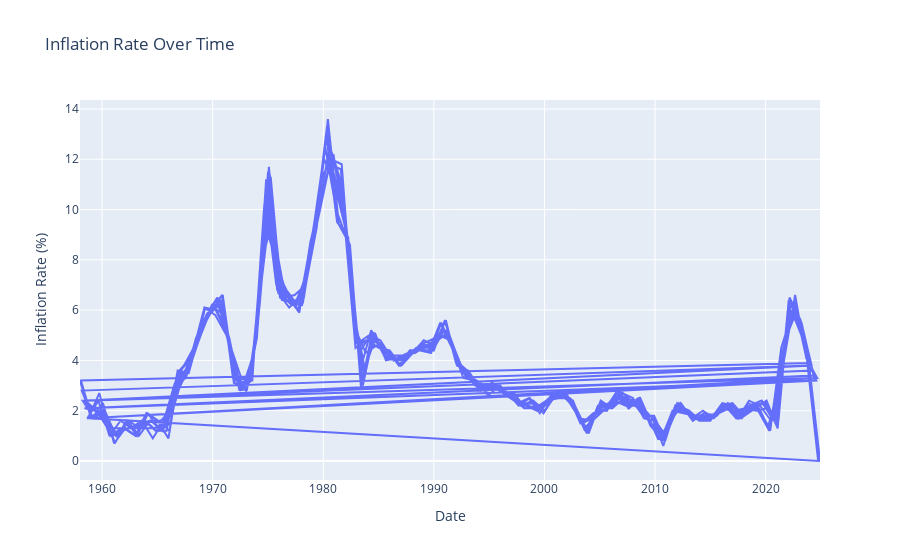

Notebook code cell kept with this figure:
### Code cell
# Initial visual. What in the world is going on. See next cell..
fig = px.line(
    dfInflationNormalized, 
    x='Date', 
    y='Inflation', 
    title='Inflation Rate Over Time', 
    labels={'Inflation': 'Inflation Rate (%)'}, 
    template='plotly'
)

# Display the plot
fig.show()

### Figure 1 — Plotly figure (JSON) as saved in the notebook; plotly's stock layout.template omitted (floating-point values rounded to 4 significant figures; data arrays with more than 128 entries replaced by an {"elided": "..."} marker saying what was removed)
{"data": [{"hovertemplate": "Date=%{x}<br>Inflation Rate (%)=%{y}<extra></extra>", "legendgroup": "", "line": {"color": "#636efa", "dash": "solid"}, "marker": {"symbol": "circle"}, "mode": "lines", "name": "", "orientation": "v", "showlegend": false, "type": "scatter", "x": {"elided": "804 str values"}, "xaxis": "x", "y": {"elided": "804 float values"}, "yaxis": "y"}], "layout": {"autosize": true, "legend": {"tracegroupgap": 0}, "title": {"text": "Inflation Rate Over Time"}, "xaxis": {"anchor": "y", "autorange": true, "domain": [0, 1], "range": ["1958-01-01", "2024-12-01"], "title": {"text": "Date"}, "type": "date"}, "yaxis": {"anchor": "x", "autorange": true, "domain": [0, 1], "range": [-0.7556, 14.36], "title": {"text": "Inflation Rate (%)"}, "type": "linear"}}}
